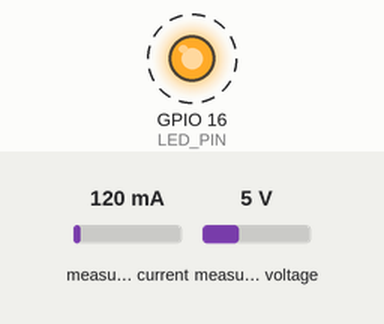
Bench run of a sketch on a simulated ESP8266 (NodeMCU). Parts: output pins drawn as LEDs (lit = HIGH). Dashed ring = blinking. The inputs (shaded band) are chosen by the test bench; at power-on: measured current 120 mA, measured voltage 5 V. What the sketch prints to the serial monitor is not drawn.

Above: at 5.5 s.
Timing chart, 0 to 9.6 s (numbered marks = the images above):
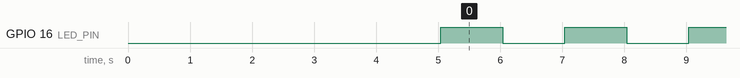

Measured:
- by itself, GPIO 16 (LED_PIN): alternates HIGH for 1.0 s and LOW for 1.0 s

The sketch:

ina219.ino
```cpp
#include <Wire.h>
#include <Adafruit_INA219.h>

Adafruit_INA219 ina219;

/*most of these code stolen from https://github.com/kriswiner/ESP8266/blob/master/BMP280_ESP8266.ino */

#define I2C_DISPLAY_ADDRESS 0x3c
#define I2C_DISPLAY_DEVICE 4
char i2c_dev[I2C_DISPLAY_DEVICE][32]; // Array on string displayed

#define LED_PIN   16

// I2C Pins Settings
//#define SDA_PIN   5
//#define SDC_PIN   4

#define SDA_PIN   12
#define SDC_PIN   14

/* ======================================================================
  Function: i2cScan
  Purpose : scan I2C bus
  Input   : specifc address if looking for just 1 specific device
  Output  : number of I2C devices seens
  Comments: -
  ====================================================================== */
uint8_t i2c_scan(uint8_t address = 0xff)
{
  uint8_t error;
  int nDevices;
  uint8_t start = 1 ;
  uint8_t end   = 0x7F ;
  uint8_t index = 0;
  char device[16];
  char buffer[32];

  if (address >= start && address <= end) {
    start = address;
    end   = address + 1;
    Serial.print(F("Searching for device at address 0x"));
    Serial.printf("%02X ", address);
  } else {
    Serial.println(F("Scanning I2C bus ..."));
  }

  nDevices = 0;
  for (address = start; address < end; address++ ) {
    // The i2c_scanner uses the return value of
    // the Write.endTransmisstion to see if
    // a device did acknowledge to the address.
    Wire.beginTransmission(address);
    error = Wire.endTransmission();

    if (error == 0) {
      Serial.printf("Device ");

      if (address == 0x40)
        strcpy(device, "TH02" );
      else if (address == 0x29 || address == 0x39 || address == 0x49)
        strcpy(device, "TSL2561" );
      else if (address == I2C_DISPLAY_ADDRESS || address == I2C_DISPLAY_ADDRESS + 1)
        strcpy(device, "OLED SSD1306" );
      else if (address == 0x64)
        strcpy(device, "ATSHA204" );
      else
        strcpy(device, "Unknown" );

      sprintf(buffer, "0x%02X : %s", address, device );
      if (index < I2C_DISPLAY_DEVICE) {
        strcpy(i2c_dev[index++], buffer );
      }

      Serial.println(buffer);
      nDevices++;
    }
    else if (error == 4)
    {
      Serial.printf("Unknow error at address 0x%02X", address);
    }

    yield();
  }
  if (nDevices == 0)
    Serial.println(F("No I2C devices found"));
  else
    Serial.printf("Scan done, %d device found\r\n", nDevices);

  return nDevices;
}

void setup() {
  // put your setup code here, to run once:
  Serial.begin(115200);
  Serial.print("esp8266 setup!\r\n");
  pinMode(LED_PIN, OUTPUT);

  // Get some information abut the ESP8266

  uint32_t freeheap = ESP.getFreeHeap();
  Serial.print("Free Heap Size = "); Serial.println(freeheap);
  uint32_t chipID = ESP.getChipId();
  Serial.print("ESP8266 chip ID = "); Serial.println(chipID);
  uint32_t flashChipID = ESP.getFlashChipId();
  Serial.print("ESP8266 flash chip ID = "); Serial.println(flashChipID);
  uint32_t flashChipSize = ESP.getFlashChipSize();
  Serial.print("ESP8266 flash chip size = "); Serial.print(flashChipSize); Serial.println(" bytes");
  uint32_t flashChipSpeed = ESP.getFlashChipSpeed();
  Serial.print("ESP8266 flash chip speed = "); Serial.print(flashChipSpeed); Serial.println(" Hz");
  uint32_t getVcc = ESP.getVcc();
  Serial.print("ESP8266 supply voltage = "); Serial.print(getVcc); Serial.println(" volts");
  delay(4000); // give some time to read the screen

  Wire.begin(SDA_PIN, SDC_PIN);
  ina219.begin();
  // To use a slightly lower 32V, 1A range (higher precision on amps):
  ina219.setCalibration_32V_1A();
  // Or to use a lower 16V, 400mA range (higher precision on volts and amps):
  //ina219.setCalibration_16V_400mA();
  i2c_scan();

  delay(1000);

}

void loop() {
#if 1
  uint8_t count = 30;

  // put your main code here, to run repeatedly:
  while (count --) {
    digitalWrite(LED_PIN, HIGH);
    delay(1000);
    digitalWrite(LED_PIN, LOW);
    delay(1000);
  }
#endif

  float shuntvoltage = 0;
  float busvoltage = 0;
  float current_mA = 0;
  float loadvoltage = 0;
  float power_mW = 0;

  busvoltage = ina219.getBusVoltage_V();
  shuntvoltage = ina219.getShuntVoltage_mV();
  current_mA = ina219.getCurrent_mA();
  power_mW = ina219.getPower_mW();
  loadvoltage = busvoltage + (shuntvoltage / 1000);

#if 0
  Serial.print("Bus Voltage:   "); Serial.print(busvoltage); Serial.println(" V");
  Serial.print("Shunt Voltage: "); Serial.print(shuntvoltage); Serial.println(" mV");
  Serial.print("Load Voltage:  "); Serial.print(loadvoltage); Serial.println(" V");
  Serial.print("Current:       "); Serial.print(current_mA); Serial.println(" mA");
  Serial.print("Power:         "); Serial.print(power_mW); Serial.println(" mW");
  Serial.println("");
#endif

  Serial.print(current_mA);
  Serial.println("");
}
```
